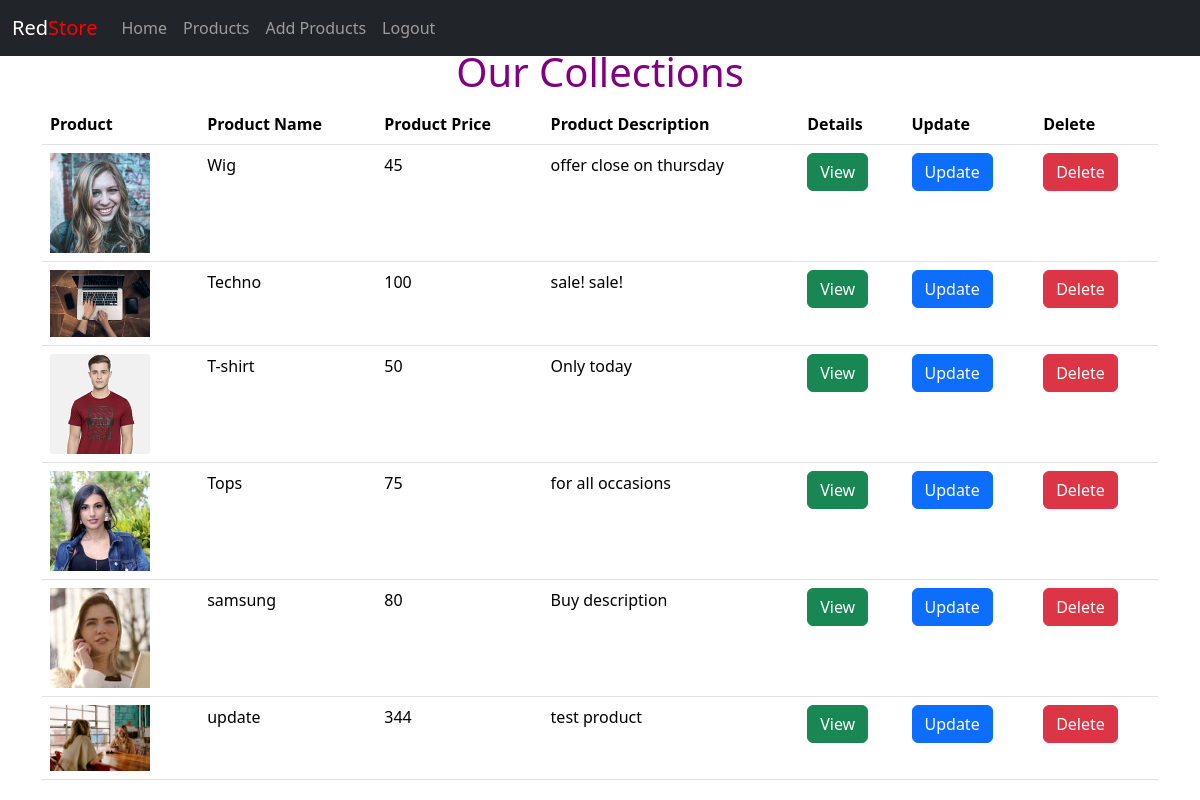
/display_products/ (signed in), run on the app's committed database.
### product/models.py (models this page shows, shortened)
class Product(models.Model):
    product_name = models.CharField(max_length=200)
    product_price =models.IntegerField()
    product_description = models.TextField(blank=True, null=True)
    product_image = models.ImageField(upload_to='product_images/', default='')

### product/views.py (the view)
# urls.py: path('display_products/', views.display_products, name='display-products'),
def display_products(request):
    products = Product.objects.all()
    return render(request, 'display_products.html',{'products':products})

### product/templates/display_products.html (shortened to what this page needs)
{% extends "layout.html" %}
   {% block content %}
      <center>
      <h1 style="color:purple" class="mb-2">Our Collections</h1>
      <table class="table  table-hover">
         <thead>
          <tr>
              <th>Product </th>
              <th>Product Name</th>
              <th>Product Price</th>
              <th>Product Description</th>
              <th>Details</th>
              {% if user.is_authenticated %}
                  <th>Update</th>
                  <th>Delete</th>
             {% endif %}
          </tr>
         </thead>
          <tbody>
          {% for product in products %}
            <tr>
              <td><img src="/media/{{ product.product_image }}" alt="" width=100></td>
                <td>{{ product.product_name }}</td>
              <td>{{ product.product_price }}</td>
              <td>{{ product.product_description }}</td>
                 <td><a href="{% url 'product-details' product.id %}" class="btn btn-success">View</a></td>
                 {% if user.is_authenticated %}
                      <td><a href="{% url 'update-product' product.id %}" class="btn btn-primary">Update</a></td>
                      <td><a href="{% url 'delete-product' product.id %}" class="btn btn-danger">Delete</a></td>
                 {% endif %}
            </tr>
          {% endfor %}
          </tbody>
      </table>
      </center>
   {% endblock content %}

### data on the page
Product: product_image (picture), product_name "Wig", product_price "45", product_description "offer close on thursday"
Product: product_image (picture), product_name "Techno", product_price "100", product_description "sale! sale!"
Product: product_image (picture), product_name "T-shirt", product_price "50", product_description "Only today"
Product: product_image (picture), product_name "Tops", product_price "75", product_description "for all occasions"
Product: product_image (picture), product_name "samsung", product_price "80", product_description "Buy description"
Product: product_image (picture), product_name "update", product_price "344", product_description "test product"
